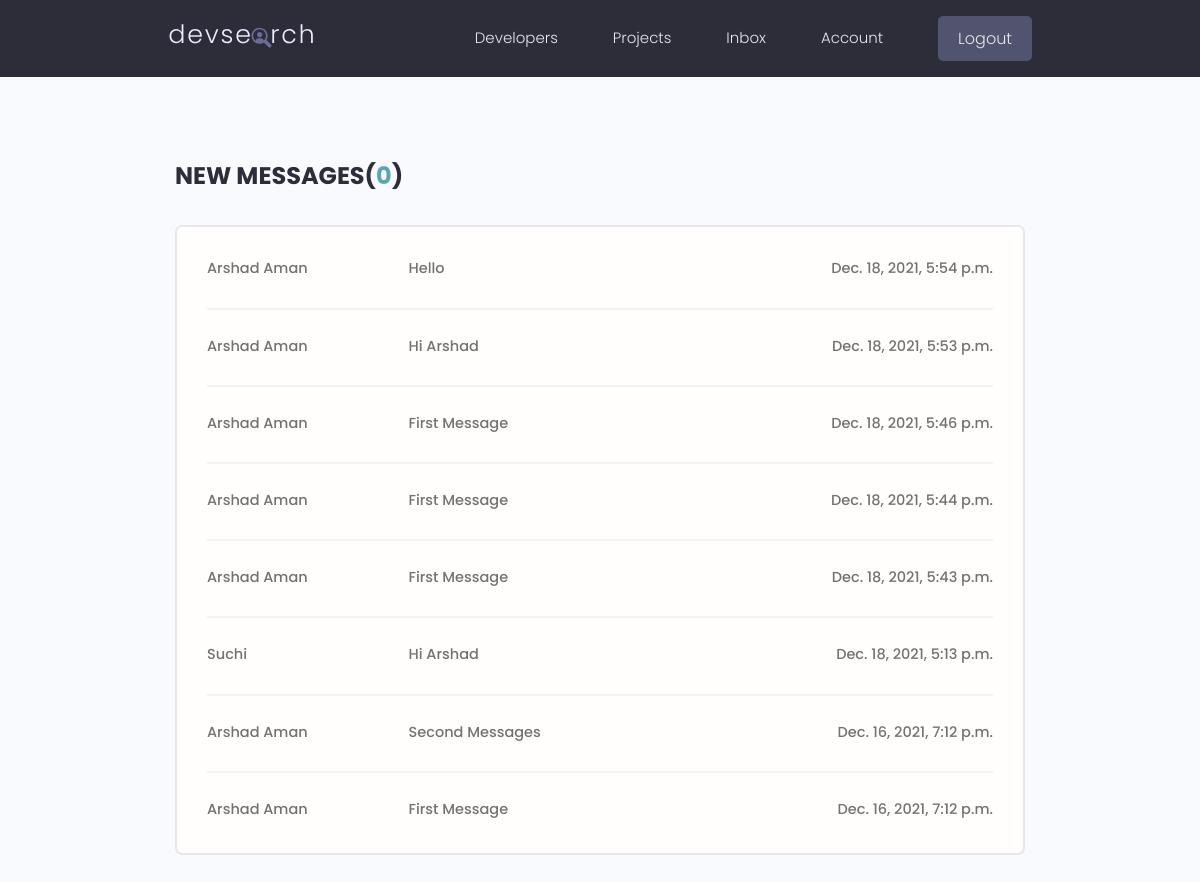
The page /inbox/ (signed in) on the database its author committed.
### users/models.py (models this page shows, shortened)
class Message(models.Model):
    sender = models.ForeignKey(Profile, on_delete=models.SET_NULL, null=True, blank=True)
    recipient = models.ForeignKey(Profile, on_delete=models.SET_NULL, null=True, blank=True, related_name="messages")
    name = models.CharField(max_length=200, null=True, blank=True)
    email = models.EmailField(max_length=200, null=True, blank=True)
    subject = models.CharField(max_length=200, null=True, blank=True)
    body = models.TextField()
    is_read = models.BooleanField(default=False, null=True)
    created = models.DateTimeField(auto_now_add=True)
    id = models.UUIDField(primary_key=True, unique=True, default=uuid.uuid4, editable=False)
    class Meta:
        ordering = ['is_read', '-created']

### users/views.py (the view)
# urls.py: path('inbox/', views.inbox, name='inbox'),
@login_required(login_url='login')
def inbox(request):
    profile = request.user.profile
    messageRequests = profile.messages.all()
    unReadCount = messageRequests.filter(is_read = False).count()
    context = {'messageRequest': messageRequests, 'unReadCount': unReadCount}
    return render(request, 'users/inbox.html', context)

### users/templates/users/inbox.html
{% extends 'main.html' %}
{% block content %}
  <main class="inbox my-xl">
    <div class="content-box">
      <h3 class="inbox__title">New Messages(<span>{{unReadCount}}</span>)</h3>
      <ul class="messages">
        {% for message in messageRequest %}
        {% if message.is_read == False %}
        <li class="message message--unread">
        {% else %}
        <li class="message">
        {% endif %}
          <a href="{% url 'message' message.id %}">
            <span class="message__author">{{message.name}}</span>
            <span class="message__subject">{{message.subject}}</span>
            <span class="message__date">{{message.created}}</span>
          </a>
        </li>
        {% endfor %}
      </ul>
    </div>
  </main>
{% endblock content %}

### static/style/app.css (style rules this page uses)
:root { --color-sub: #2d2d39; }
.content-box { width: 95%; max-width: 85rem; margin: 0 auto; }
.inbox { height: 90vh; }
.inbox__title, .inbox__title span { font-size: 2.4rem; font-weight: 700; color: var(--color-sub); text-transform: uppercase; text-align: left; margin-bottom: 3rem; }
.inbox__title span { color: var(--color-main); }
.messages { list-style: none; background: var(--color-white); padding: 0.5rem 3rem; border: 2px solid var(--color-light); border-radius: 0.7rem; }
.message { padding: 2.5rem 0; }
.message > a span { font-size: 1.45rem; font-weight: 500; }
.message:not(:last-child) { border-bottom: 2px solid var(--color-white-light); }
.message > a { display: flex; gap: 1rem; }
.message__author, .message__date { flex-basis: 25%; }
.message__subject { flex-basis: 50%; }
.message__date { text-align: right; }

### static/uikit/styles/modules/_variables.css (style rules this page uses)
:root { --color-main: #5aa5b9; --color-main-light: #e6faff; --color-sub: #3f4156; --color-sub-light: #51546e; --color-sub-lighter: #ededfd; --color-text: #737373; --color-gray: #8b8b8b; --color-light: #e5e7eb; --color-light-gray: #767676; --color-bg: #f8fafd; --color-white: #fffefd; --color-white-light: #f3f3f3; --color-success: #359e64; --color-success-bg: #def8e8; --color-error: #fc4b0b; --color-error-bg: #fff2ee; --font-base: 'Poppins', arial, helvetica, 'Segoe UI', roboto, ubuntu, sans-serif; --font-monospace: 'Fira Code', 'Courier New', courier, monospace; --font-regular: 300; --font-medium: 500; --font-bold: 700; --generic-shadow: 1px 1px 5px #00000010; --generic-transition: all 0.3s ease-in-out; }

### static/uikit/styles/modules/_base.css (style rules this page uses)
* { margin: 0; padding: 0; box-sizing: border-box; text-rendering: optimizeLegibility; color: inherit; font-size: inherit; }
html { font-size: 50%; }
@media only screen and (min-width: 480px) { html { font-size: 56.25%; } }
@media only screen and (min-width: 1200px) { html { font-size: 62.5%; } }
body { line-height: 1.6; font-weight: 400; font-size: 1.5rem; color: var(--color-text); background-color: var(--color-bg); min-height: 100vh; }

### static/uikit/styles/modules/_typography.css (style rules this page uses)
* { font-family: var(--font-base); }
h3 { font-size: 3.2rem; font-weight: var(--font-medium); }
p, span, strong { font-size: 1.6rem; color: var(--color-text); font-weight: var(--font-regular); }
a { padding-bottom: 2px; text-decoration: none; display: inline-block; color: var(--color-main); font-weight: var(--font-medium); }

### static/uikit/styles/modules/_utilities.css (style rules this page uses)
.my-xl { margin: 8rem auto; }

### rows shown on the page
Message: name "Arshad Aman", subject "Hello", created "Dec. 18, 2021, 5:54 p.m."
Message: name "Arshad Aman", subject "Hi Arshad", created "Dec. 18, 2021, 5:53 p.m."
Message: name "Arshad Aman", subject "First Message", created "Dec. 18, 2021, 5:46 p.m."
Message: name "Arshad Aman", subject "First Message", created "Dec. 18, 2021, 5:44 p.m."
Message: name "Arshad Aman", subject "First Message", created "Dec. 18, 2021, 5:43 p.m."
Message: name "Suchi", subject "Hi Arshad", created "Dec. 18, 2021, 5:13 p.m."
Message: name "Arshad Aman", subject "Second Messages", created "Dec. 16, 2021, 7:12 p.m."
Message: name "Arshad Aman", subject "First Message", created "Dec. 16, 2021, 7:12 p.m."

### other values the page prints
{{ unReadCount }} "0"
